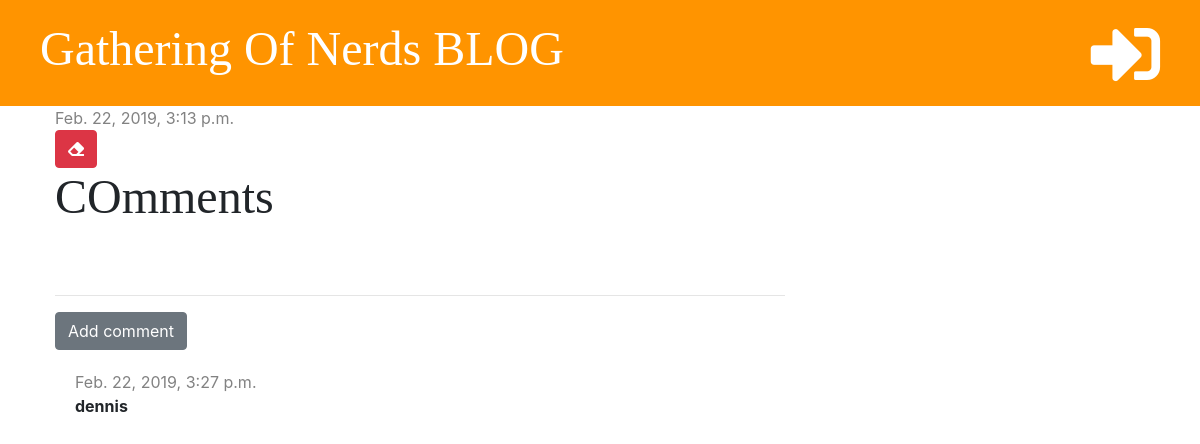
The app's page /post/18/ with its own data.
### blog/models.py (models this page shows, shortened)
class Post(models.Model):
    author = models.ForeignKey('auth.User', on_delete=models.CASCADE)
    title = models.CharField(max_length=200)
    text = models.TextField()
    created_date = models.DateTimeField(default=timezone.now)
    published_date = models.DateTimeField(blank=True, null=True)

class Comment(models.Model):
    post = models.ForeignKey('blog.Post', on_delete=models.CASCADE, related_name='comments')
    author = models.CharField(max_length=200)
    text =models.TextField()
    created_date = models.DateTimeField(default=timezone.now)
    approved = models.BooleanField(default=False)

### blog/views.py (the view)
# urls.py: path('post/<int:pk>/', views.post_detail, name='post_detail'),
def post_detail(request, pk):
    post = get_object_or_404(Post, pk=pk)
    stuff_for_frontend = {'post': post}
    return render(request, 'blog/post_detail.html', stuff_for_frontend)

### blog/templatetags/markdownify.py (called while the page is built)
@register.filter
def markdown(value):
    renderer = HighlightRenderer()
    markdown = mistune.Markdown(renderer=renderer)
    return markdown(value)

### blog/templates/blog/post_detail.html (shortened to what this page needs)
{% extends 'blog/base.html' %}
{% load markdownify %}
{% block content %}
    <div class="post">
        {% if post.published_date %}
            <div class="date">
                {{ post.published_date }}
            </div>
            {% else %}
            <a href="{% url 'post_publish' pk=post.pk %} " class="btn btn-primary">Publish</a>
        {% endif %}
        <a href="{% url 'post_delete' pk=post.pk %}" class="btn btn-danger"
            onclick="return confirm('Are you sure you want to delete this post?')">
            <i class="fas fa-eraser"></i>
        </a>
        <h1>{{ post.title }}</h1>
    </div>
    <hr>
    <a href="{% url 'add_comment_to_post' pk=post.pk %}" class="btn btn-secondary">Add comment</a>
    {% for comment in post.comments.all %}
        {% if user.is_authenticated or comment.approved %}
            <div class="comment">
                <div class="date">
                    {{ comment.created_date }}
                </div>
                <strong>{{ comment.author }}</strong>
            </div>
        {% endif %}
    {% empty %}
        <p>No comments yet...</p>
    {% endfor %}
{% endblock %}

### blog/static/css/blog.css (style rules this page uses)
h1, h2, h3, h4 { font-family: 'Tangerine', 'Inconsolata', 'Droid Sans', serif; font-size: 48px; }
.date { color: #828282; }
.post { margin-bottom: 70px; }
.comment { margin: 20px 0px 20px 20px; }

### records on screen
Post: published_date "Feb. 22, 2019, 3:13 p.m.", title "COmments"
Comment: created_date "Feb. 22, 2019, 3:27 p.m.", author "dennis"
